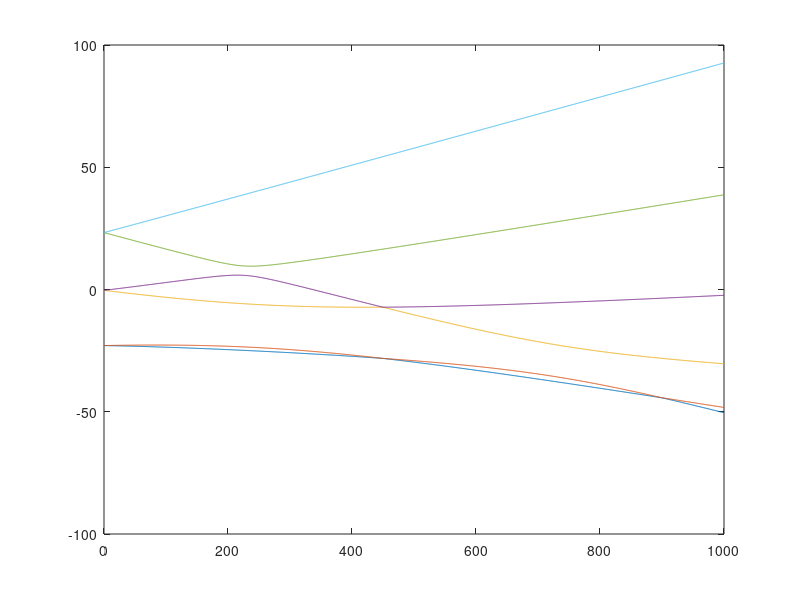

Write the MATLAB code that produced this figure.
% The mysterey of why the spin-5/2 EasySpin scripts get different eigenvectors than 
% our own spin-5/2 diagonalization scripts for B_0 = 0 remains unsolved.

clear B_0;
clear g;
clear theta;
clear H;
clear eigenvals;
clear eigenvecs;
clear i;

%%%%%%%%%%%% Diagonalization of Spin Hamiltonian %%%%%%%%%%%%

% Define spin operators

S_z = [5/2 0 0 0 0 0;...
       0 3/2 0 0 0 0;...
       0 0 1/2 0 0 0;...
       0 0 0 -1/2 0 0;...
       0 0 0 0 -3/2 0;...
       0 0 0 0 0 -5/2];
       
 
S_x = [0 sqrt(5)/2 0 0 0 0;...
       sqrt(5)/2 0 sqrt(8)/2 0 0 0;...
       0 sqrt(8)/2 0 3/2 0 0;...
       0 0 3/2 0 sqrt(8)/2 0;...
       0 0 0 sqrt(8)/2 0 sqrt(5)/2;...
       0 0 0 0 sqrt(5)/2 0];


S_y = [0 sqrt(5)/2i 0 0 0 0;...
       -sqrt(5)/2i 0 sqrt(8)/2i 0 0 0;...
       0 -sqrt(8)/2i 0 3/2i 0 0;...
       0 0 -3/2i 0 sqrt(8)/2i 0;...
       0 0 0 -sqrt(8)/2i 0 sqrt(5)/2i;...
       0 0 0 0 -sqrt(5)/2i 0];
 
% Spin operators squared
S_xx = S_x * S_x;
S_yy = S_y * S_y;
S_zz = S_z * S_z;
   
% Spin number
s = 5/2;

% Matrix of S^2 eigenvalue
S_sq = s*(s+1) * eye(2*s + 1);

% Assign static magnetic field and constants
B_0 = linspace(0,1000,1001); % static magnetic field in mT
u_0 = 13.996; % Bohr magneton-MHz/mT
g = 2.002319;

for i = 1:length(B_0)
    
    term1 = g*u_0*B_0(i)*S_z;
    term2 = (3*2213)*(S_zz - (1/3)*S_sq); % b20/cm^-1 = 0.2213 (cm^-1*3*10^4 in MHz) 
    term3 = (1/3)*(3*2091)*(S_xx - S_yy); % b22/cm^-1 = 0.2091 Bushcher and Lehmann
    
    H = term1 + term2 + term3;
    
    [V,E] = eig(H,'vector'); % V is matrix of eigenvectors, D is column of eigenvalues
    
    eigenvals(:,i) = E/1000; % each individual E is the ith column in eigenval
    eigenvecs(:,:,i) = V; % each individual V is the ith item in eigenvecs               
    % eigenvecs is not used, but nice to have for reference
    % basis is |s,m>
    
end

% Assemble data
eigenvals_vs_BField_data = [transpose(B_0),transpose(eigenvals)];

% Plot each column of data separately
plot(B_0,eigenvals_vs_BField_data(:,2),B_0,eigenvals_vs_BField_data(:,3),B_0,eigenvals_vs_BField_data(:,4),B_0,eigenvals_vs_BField_data(:,5),B_0,eigenvals_vs_BField_data(:,6),B_0,eigenvals_vs_BField_data(:,7));
